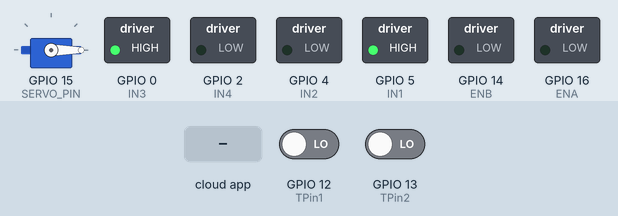
Simulated run of this sketch. Board: ESP8266 (NodeMCU). Shown: servo, switched loads named in the sketch (green lamp = pin HIGH). The inputs (shaded band) are chosen by the test bench; at power-on: GPIO 12 (TPin1) LOW, GPIO 13 (TPin2) LOW. WiFi joins after 1.5 s; servers stay silent unless stated; the Firebase database answers and starts empty; what the sketch prints to the serial monitor is not drawn.

Above: at 2.7 s.
2.8 s: the phone or cloud app sets FN1 to 1
At 4.1 s:
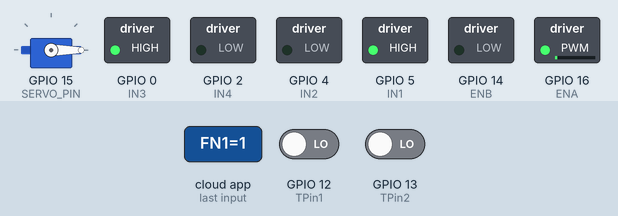
4.8 s: the phone or cloud app sets FN2 to 1
At 5.6 s:
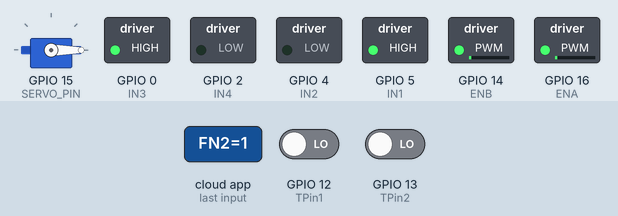
6.6 s: the phone or cloud app sets FN1 to 0
At 8.1 s:
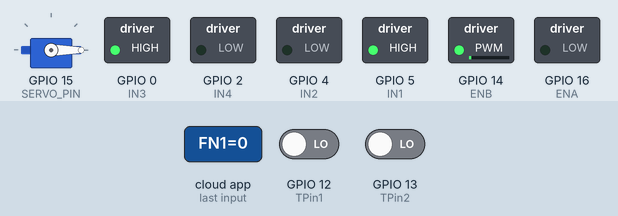
8.4 s: the phone or cloud app sets angle to 1
At 10.0 s:
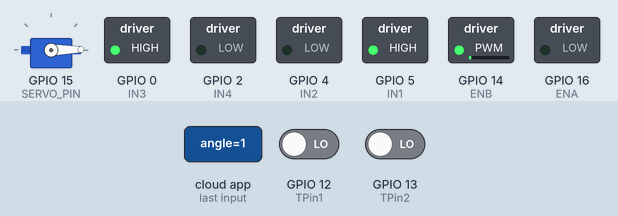
13.0 s: the phone or cloud app sets FN2 to 0
At 13.9 s:
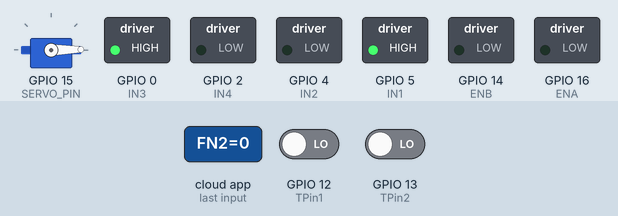
Timing chart, 0 to 16.0 s (numbered marks = the images above; inputs shaded):
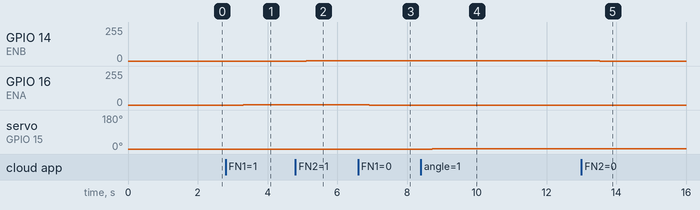

Measured:
- after the input at 2.8 s, GPIO 16 (ENA): 0/255 → 1/255 after 0.51 s
- after the input at 4.8 s, GPIO 14 (ENB): 0/255 → 1/255 after 0.31 s
- after the input at 6.6 s, GPIO 16 (ENA): 1/255 → 0/255 after 0.31 s
- after the input at 8.4 s, servo on GPIO 15 (SERVO_PIN): 0° → 1° after 0.32 s
- after the input at 13.0 s, GPIO 14 (ENB): 1/255 → 0/255 after 0.53 s

The sketch:

ESP-FSGTTPOSF2S.ino
```cpp
/* Interface L298N Motor Driver + ServoSG90 + TTP223 + One-Signal With ESP-8266
 * By Vivek
 * Gnd is essential for working
 */
//*************************************************************************************************************
#include <Servo.h>
#include <ESP8266WiFi.h>
#include <FirebaseArduino.h>
#include <ESP8266HTTPClient.h>
//*************************************************************************************************************
#define FIREBASE_HOST "homeautomation-1b009-default-rtdb.firebaseio.com"
#define FIREBASE_AUTH "AIWueohMlQNKbpD8qRoxuNrvNWkb2SlbGiuSLv08" //Your Firebase Database Secret goes here
#define WIFI_SSID "MOTO G5S"                                  //your WiFi SSID for which yout NodeMCU connects
#define WIFI_PASSWORD "44441199"                               //Password of your wifi network
//*************************************************************************************************************
#define TPin1 12 // Pin for capactitive touch sensor 1
#define TPin2 13 // Pin for capactitive touch sensor 2
int TS1, TS2, Promise;
//*************************************************************************************************************
#define ENA 16 //4
#define IN1 5 //0;
#define IN2 4 //2;
#define IN3 0 //0;
#define IN4 2 //2;
#define ENB 14 //4;
int Fan1, Fan2, fan1Temp, fan2Temp;
//*************************************************************************************************************
String ids = "aa0fc742-d63a-494d-bc26-dd5e431051ae"; // its not real IDS, please change
// end of user parameters
const char* host = "onesignal.com";
const int httpsPort = 443;
String url = "/api/v1/notifications";
//*************************************************************************************************************
#define SERVO_PIN 15
Servo myServo; //initialisation class Servo
int angle = 0;
int lastAngle = 0;
//*************************************************************************************************************
void setup() {
  Serial.begin(9600);
// set all the motor control pins to outputs
pinMode(ENA, OUTPUT);
pinMode(IN1, OUTPUT);
pinMode(IN2, OUTPUT);
pinMode(ENB, OUTPUT);
pinMode(IN3, OUTPUT);
pinMode(IN4, OUTPUT);
digitalWrite(IN1, HIGH);
digitalWrite(IN2, LOW);
digitalWrite(IN3, HIGH);
digitalWrite(IN4, LOW);
pinMode(TPin1, INPUT);
pinMode(TPin2, INPUT);
myServo.attach(SERVO_PIN);
myServo.write(0);

  WiFi.begin(WIFI_SSID,WIFI_PASSWORD);
  Serial.print("connecting");
  while (WiFi.status()!=WL_CONNECTED)
  {
    Serial.print(".");
    delay(500);
  }
  Serial.println();
  Serial.print("connected:");
  Serial.println(WiFi.localIP());

  Firebase.begin(FIREBASE_HOST,FIREBASE_AUTH);
}
//*************************************************************************************************************
void firebasereconnect()
{
  Serial.println("Trying to reconnect");
  Firebase.begin(FIREBASE_HOST, FIREBASE_AUTH);
  }
//*************************************************************************************************************
void autoDoorOp() {
      Serial.print("Opening: ");
      Serial.println(180);
      myServo.write(180);
      delay(5000);
      Serial.print("Closing: ");
      Serial.println(0);
      myServo.write(0);
}
//*************************************************************************************************************
void httpg(){
  HTTPClient http;    //Declare object of class HTTPClient
  String getData, Link;
  //GET Data
  getData =""; //"?status=" + ADCData + "&station=" + station ;  //Note "?" added at front
  Link = "http://akpassistant.000webhostapp.com/f2s.php" + getData;
  http.begin(Link);     //Specify request destination
  int httpCode = http.GET();            //Send the request
  String payload = http.getString();    //Get the response payload
  Serial.println(httpCode);   //Print HTTP return code
  Serial.println(payload);    //Print request response payload
  http.end();  //Close connection
}
//***********************************************************************************************************************************
void push(String msg) {
  // Use WiFiClientSecure class to create TLS connection
  WiFiClientSecure client;

  Serial.print("PUSH: connecting to ");
  Serial.println(host);

  if (!client.connect(host, httpsPort)) {
    Serial.println("connection failed");
    return;
  }
  Serial.println("PUSH: try to send push notification...");
  String data = "{\"app_id\": \"b7245b92-ab9a-4eda-9a03-f839ad4829c2\",\"include_player_ids\":[\"" + ids + "\"],\"android_group\":\"Smart House\",\"large_icon\":\"https://res.cloudinary.com/akp-assistant/image/upload/v1619695374/SHlogo.png\",\"priority\":10,\"android_group_message\": {\"en\": \"" + "You have $[notif_count] warnings" + "\"},\"headings\": {\"en\": \"" + "Tresspasser Alert" + "\"},\"contents\": {\"en\": \"" + msg + "\"}}";
  Serial.print("PUSH: requesting URL: ");
  Serial.println(url);
  client.println(String("POST ") + url + " HTTP/1.1");
  client.print("Host:");
  client.println(host);
  client.println("User-Agent: esp8266.Arduino.IoTmanager");
  client.print("Content-Length: ");
  client.println(data.length());
  client.println("Content-Type: application/json");
  client.println("Connection: close");
  client.println();
  client.println(data);
}
//*************************************************************************************************************
void loop() {
  if (Firebase.failed())
      {
      Serial.print("setting number failed:");
      Serial.println(Firebase.error());
      firebasereconnect();
      return;
      }
 TS1 = digitalRead(TPin1);
 TS2 = digitalRead(TPin2);
 Promise=Firebase.getString("PM").toInt();  //Reading the value of the variable Status from the firebase
 Fan1=Firebase.getString("FN1").toInt();  //Reading the value of the variable Status from the firebase
 Fan2=Firebase.getString("FN2").toInt();  //Reading the value of the variable Status from the firebase
 angle = Firebase.getString("servo/angle").toInt();  //Reading the val of the variable from the firebase
 if(TS1 == HIGH || TS2 == HIGH) {
  if (Promise == 200){
    autoDoorOp();
  }
  else {
    httpg();
    push("Intruder Alert ! We've detected a tresspasser");
  }
 }
 else if(angle != lastAngle)                           // If, the Status is 0, turn Off the Relay4
    {
      Serial.print("Angle changed: ");
      Serial.println(angle);
      myServo.write(angle);
      lastAngle = angle;
    }
 Serial.print("Database Data--");
  Serial.print(Fan1);
  Serial.print("--");
  Serial.println(Fan2);
  if(Fan1!=fan1Temp) // If, the Status is 1, turn on the Relay1
     {
       fan1Temp=Fan1;
       analogWrite(ENA, Fan1);
       Serial.println("Fan1 Speed: " + String(Fan1));
     }
 if(Fan1==fan1Temp) // If, the Status is 1, turn on the Relay1
     {
       Serial.println("Fan1 Speed: " + String(Fan1));
     }
 if(Fan2!=fan2Temp)                                                      // If, the Status is 0, turn Off the Relay1
    {
      fan2Temp=Fan2;
      analogWrite(ENB, Fan2);
      Serial.println("Fan2 Speed: " + String(Fan2));
    }
 if(Fan2==fan2Temp)                                                    // If, the Status is 1, turn on the Relay1
     {
       Serial.println("Fan2 Speed: " + String(Fan2));
     }
}
```
